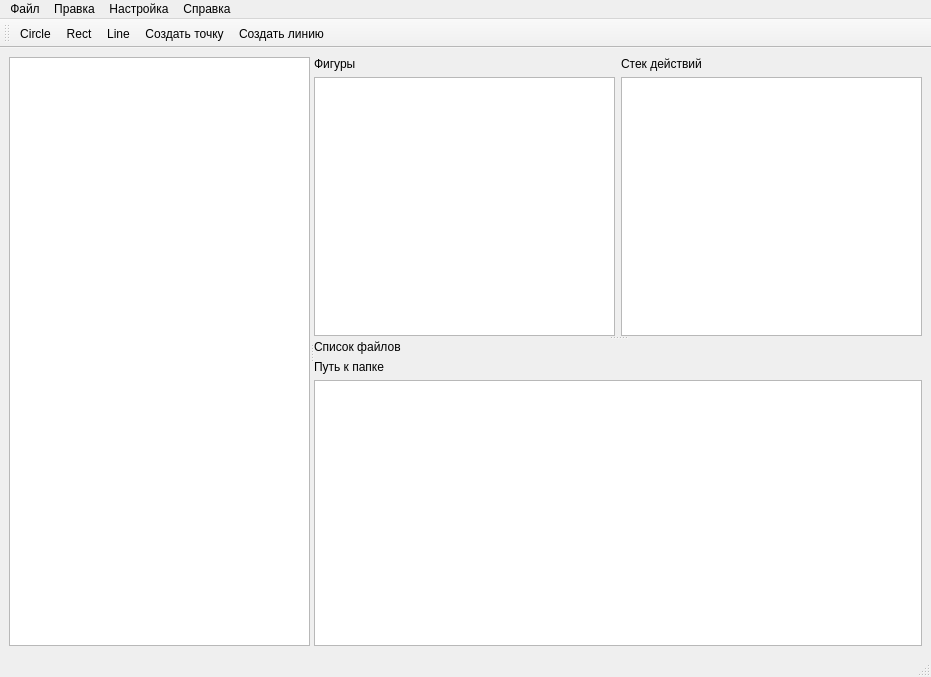
<?xml version="1.0" encoding="UTF-8"?>
<ui version="4.0">
 <class>MainWindow</class>
 <widget class="QMainWindow" name="MainWindow">
  <property name="geometry">
   <rect>
    <x>0</x>
    <y>0</y>
    <width>931</width>
    <height>677</height>
   </rect>
  </property>
  <property name="sizePolicy">
   <sizepolicy hsizetype="Preferred" vsizetype="Preferred">
    <horstretch>0</horstretch>
    <verstretch>0</verstretch>
   </sizepolicy>
  </property>
  <property name="mouseTracking">
   <bool>true</bool>
  </property>
  <property name="windowTitle">
   <string>QLabelMe</string>
  </property>
  <property name="iconSize">
   <size>
    <width>32</width>
    <height>32</height>
   </size>
  </property>
  <widget class="QWidget" name="centralwidget">
   <property name="sizePolicy">
    <sizepolicy hsizetype="Expanding" vsizetype="Expanding">
     <horstretch>0</horstretch>
     <verstretch>0</verstretch>
    </sizepolicy>
   </property>
   <property name="autoFillBackground">
    <bool>false</bool>
   </property>
   <layout class="QHBoxLayout" name="horizontalLayout">
    <item>
     <widget class="QSplitter" name="splitter2">
      <property name="sizePolicy">
       <sizepolicy hsizetype="Expanding" vsizetype="Preferred">
        <horstretch>0</horstretch>
        <verstretch>0</verstretch>
       </sizepolicy>
      </property>
      <property name="autoFillBackground">
       <bool>false</bool>
      </property>
      <property name="orientation">
       <enum>Qt::Horizontal</enum>
      </property>
      <widget class="GraphicsView" name="graphView">
       <property name="sizePolicy">
        <sizepolicy hsizetype="Maximum" vsizetype="Minimum">
         <horstretch>0</horstretch>
         <verstretch>0</verstretch>
        </sizepolicy>
       </property>
       <property name="cacheMode">
        <set>QGraphicsView::CacheBackground</set>
       </property>
      </widget>
      <widget class="QSplitter" name="splitter">
       <property name="sizePolicy">
        <sizepolicy hsizetype="Preferred" vsizetype="Expanding">
         <horstretch>0</horstretch>
         <verstretch>0</verstretch>
        </sizepolicy>
       </property>
       <property name="orientation">
        <enum>Qt::Vertical</enum>
       </property>
       <widget class="QWidget" name="layoutWidget1">
        <layout class="QGridLayout" name="gridLayout">
         <item row="0" column="1">
          <widget class="QLabel" name="label_4">
           <property name="text">
            <string>Стек действий</string>
           </property>
          </widget>
         </item>
         <item row="0" column="0">
          <widget class="QLabel" name="label_5">
           <property name="sizePolicy">
            <sizepolicy hsizetype="Expanding" vsizetype="Preferred">
             <horstretch>0</horstretch>
             <verstretch>0</verstretch>
            </sizepolicy>
           </property>
           <property name="text">
            <string>Фигуры</string>
           </property>
          </widget>
         </item>
         <item row="1" column="0">
          <widget class="QListWidget" name="polygonList">
           <property name="sizePolicy">
            <sizepolicy hsizetype="Expanding" vsizetype="Expanding">
             <horstretch>0</horstretch>
             <verstretch>0</verstretch>
            </sizepolicy>
           </property>
          </widget>
         </item>
         <item row="1" column="1">
          <widget class="QUndoView" name="undoView"/>
         </item>
        </layout>
       </widget>
       <widget class="QWidget" name="layoutWidget">
        <layout class="QVBoxLayout" name="verticalLayout_7">
         <item>
          <widget class="QLabel" name="label_6">
           <property name="text">
            <string>Список файлов</string>
           </property>
          </widget>
         </item>
         <item>
          <widget class="QLabel" name="listPath">
           <property name="text">
            <string>Путь к папке</string>
           </property>
          </widget>
         </item>
         <item>
          <widget class="QListWidget" name="fileList">
           <property name="sizePolicy">
            <sizepolicy hsizetype="Expanding" vsizetype="Expanding">
             <horstretch>0</horstretch>
             <verstretch>0</verstretch>
            </sizepolicy>
           </property>
          </widget>
         </item>
        </layout>
       </widget>
      </widget>
     </widget>
    </item>
   </layout>
  </widget>
  <widget class="QStatusBar" name="statusBar"/>
  <widget class="QMenuBar" name="menuBar">
   <property name="geometry">
    <rect>
     <x>0</x>
     <y>0</y>
     <width>931</width>
     <height>27</height>
    </rect>
   </property>
   <widget class="QMenu" name="menuFile">
    <property name="title">
     <string>Файл</string>
    </property>
    <addaction name="actOpen"/>
    <addaction name="separator"/>
    <addaction name="actSave"/>
    <addaction name="actClose"/>
   </widget>
   <widget class="QMenu" name="menuEdit">
    <property name="title">
     <string>Правка</string>
    </property>
    <addaction name="actCreateRectangle"/>
    <addaction name="actCreateCircle"/>
    <addaction name="actCreatePolyline"/>
    <addaction name="actCreatePoint"/>
    <addaction name="actCreateLine"/>
    <addaction name="actDelete"/>
    <addaction name="separator"/>
    <addaction name="actClosePolyline"/>
    <addaction name="actBack"/>
    <addaction name="actViewNum"/>
    <addaction name="actRotatePointsClockwise"/>
    <addaction name="actRotatePointsCounterClockwise"/>
    <addaction name="separator"/>
    <addaction name="Copy"/>
    <addaction name="Paste"/>
   </widget>
   <widget class="QMenu" name="menuSettings">
    <property name="title">
     <string>Настройка</string>
    </property>
    <addaction name="actSettingsProj"/>
    <addaction name="actSettingsApp"/>
   </widget>
   <widget class="QMenu" name="menuAbout">
    <property name="title">
     <string>Справка</string>
    </property>
    <addaction name="actAbout"/>
   </widget>
   <addaction name="menuFile"/>
   <addaction name="menuEdit"/>
   <addaction name="menuSettings"/>
   <addaction name="menuAbout"/>
  </widget>
  <widget class="QToolBar" name="toolBar">
   <property name="windowTitle">
    <string>toolBar</string>
   </property>
   <attribute name="toolBarArea">
    <enum>TopToolBarArea</enum>
   </attribute>
   <attribute name="toolBarBreak">
    <bool>false</bool>
   </attribute>
   <addaction name="actCircle"/>
   <addaction name="actRect"/>
   <addaction name="actPolyline"/>
   <addaction name="actPoint"/>
   <addaction name="actLine"/>
  </widget>
  <action name="actOpen">
   <property name="text">
    <string>Открыть папку</string>
   </property>
   <property name="shortcut">
    <string>Ctrl+O</string>
   </property>
  </action>
  <action name="actClose">
   <property name="text">
    <string>Выход</string>
   </property>
   <property name="toolTip">
    <string>Выход</string>
   </property>
   <property name="shortcut">
    <string>Ctrl+Q</string>
   </property>
  </action>
  <action name="actCreateRectangle">
   <property name="text">
    <string>Создать прямоугольник</string>
   </property>
   <property name="shortcut">
    <string>Ctrl+N</string>
   </property>
  </action>
  <action name="actCreateCircle">
   <property name="text">
    <string>Создать круг</string>
   </property>
   <property name="shortcut">
    <string>Ctrl+T</string>
   </property>
  </action>
  <action name="actCreatePolyline">
   <property name="text">
    <string>Создать полилинию</string>
   </property>
   <property name="shortcut">
    <string>Ctrl+L</string>
   </property>
  </action>
  <action name="actConnect">
   <property name="icon">
    <iconset resource="../qlabelme.qrc">
     <normaloff>:/images/resources/connect.svg</normaloff>
     <normalon>:/images/resources/connect.svg</normalon>:/images/resources/connect.svg</iconset>
   </property>
   <property name="text">
    <string>Connect</string>
   </property>
   <property name="toolTip">
    <string>Connection</string>
   </property>
  </action>
  <action name="actSettings">
   <property name="icon">
    <iconset resource="../qlabelme.qrc">
     <normaloff>:/images/resources/settings.svg</normaloff>
     <normalon>:/images/resources/settings.svg</normalon>:/images/resources/settings.svg</iconset>
   </property>
   <property name="text">
    <string>Settings</string>
   </property>
   <property name="toolTip">
    <string>Settings</string>
   </property>
  </action>
  <action name="actExit">
   <property name="icon">
    <iconset resource="../qlabelme.qrc">
     <normaloff>:/images/resources/exit.svg</normaloff>
     <normalon>:/images/resources/exit.svg</normalon>:/images/resources/exit.svg</iconset>
   </property>
   <property name="text">
    <string>Exit</string>
   </property>
   <property name="toolTip">
    <string>Exit</string>
   </property>
  </action>
  <action name="actCircle">
   <property name="icon">
    <iconset resource="../qlabelme.qrc">
     <normaloff>:/images/resources/circle.svg</normaloff>:/images/resources/circle.svg</iconset>
   </property>
   <property name="text">
    <string>Circle</string>
   </property>
   <property name="toolTip">
    <string>Circle</string>
   </property>
  </action>
  <action name="actRect">
   <property name="icon">
    <iconset resource="../qlabelme.qrc">
     <normaloff>:/images/resources/rectangle.svg</normaloff>:/images/resources/rectangle.svg</iconset>
   </property>
   <property name="text">
    <string>Rect</string>
   </property>
   <property name="toolTip">
    <string>Rect</string>
   </property>
  </action>
  <action name="actPolyline">
   <property name="icon">
    <iconset resource="../qlabelme.qrc">
     <normaloff>:/images/resources/hexagon.svg</normaloff>:/images/resources/hexagon.svg</iconset>
   </property>
   <property name="text">
    <string>Line</string>
   </property>
   <property name="toolTip">
    <string>Line</string>
   </property>
  </action>
  <action name="actSave">
   <property name="text">
    <string>Сохранить</string>
   </property>
   <property name="shortcut">
    <string>Ctrl+S</string>
   </property>
  </action>
  <action name="actDelete">
   <property name="text">
    <string>Удалить</string>
   </property>
   <property name="shortcut">
    <string>Del</string>
   </property>
  </action>
  <action name="actAbout">
   <property name="text">
    <string>О программе QLabelMe</string>
   </property>
  </action>
  <action name="actChLine">
   <property name="text">
    <string>Изменить толщину линии</string>
   </property>
  </action>
  <action name="actChPoints">
   <property name="text">
    <string>Изменить размер точек</string>
   </property>
  </action>
  <action name="actChNumbers">
   <property name="text">
    <string>Изменить размер нумерации</string>
   </property>
  </action>
  <action name="actForm">
   <property name="text">
    <string>Внешний вид</string>
   </property>
  </action>
  <action name="actSettingsApp">
   <property name="text">
    <string>Настроить QLabelMe</string>
   </property>
  </action>
  <action name="actPoint">
   <property name="icon">
    <iconset resource="../qlabelme.qrc">
     <normaloff>:/images/resources/point.svg</normaloff>:/images/resources/point.svg</iconset>
   </property>
   <property name="text">
    <string>Создать точку</string>
   </property>
  </action>
  <action name="actLine">
   <property name="icon">
    <iconset resource="../qlabelme.qrc">
     <normaloff>:/images/resources/line.svg</normaloff>:/images/resources/line.svg</iconset>
   </property>
   <property name="text">
    <string>Создать линию</string>
   </property>
  </action>
  <action name="actCreatePoint">
   <property name="text">
    <string>Создать точку</string>
   </property>
  </action>
  <action name="actCreateLine">
   <property name="text">
    <string>Создать линию</string>
   </property>
  </action>
  <action name="actSettingsProj">
   <property name="text">
    <string>Свойства проекта</string>
   </property>
  </action>
  <action name="actClosePolyline">
   <property name="text">
    <string>Завершить полилинию</string>
   </property>
   <property name="shortcut">
    <string>C</string>
   </property>
  </action>
  <action name="actBack">
   <property name="text">
    <string>Переместить на задний план</string>
   </property>
   <property name="shortcut">
    <string>B</string>
   </property>
  </action>
  <action name="actViewNum">
   <property name="text">
    <string>Скрыть/показать нумерацию</string>
   </property>
   <property name="shortcut">
    <string>N</string>
   </property>
  </action>
  <action name="actRotatePointsClockwise">
   <property name="text">
    <string>Сдвиг нумерации по часовой</string>
   </property>
   <property name="shortcut">
    <string>R</string>
   </property>
  </action>
  <action name="actRotatePointsCounterClockwise">
   <property name="text">
    <string>Сдвиг нумерации против часовой</string>
   </property>
   <property name="shortcut">
    <string>E</string>
   </property>
  </action>
  <action name="Copy">
   <property name="text">
    <string>Копировать </string>
   </property>
   <property name="shortcut">
    <string>Ctrl+C</string>
   </property>
  </action>
  <action name="Paste">
   <property name="text">
    <string>Вставить</string>
   </property>
   <property name="shortcut">
    <string>Ctrl+V</string>
   </property>
  </action>
 </widget>
 <customwidgets>
  <customwidget>
   <class>GraphicsView</class>
   <extends>QGraphicsView</extends>
   <header location="global">graphics_view.h</header>
  </customwidget>
 </customwidgets>
 <resources>
  <include location="../qlabelme.qrc"/>
 </resources>
 <connections/>
</ui>
